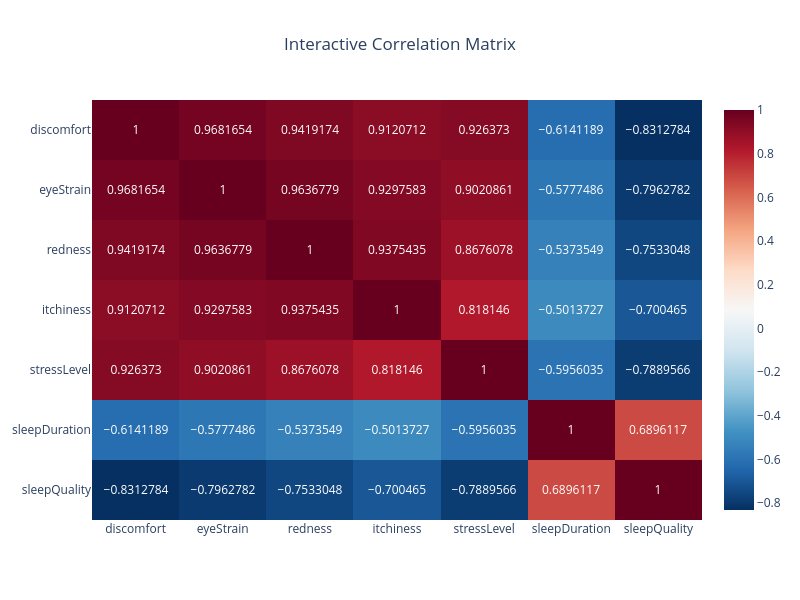
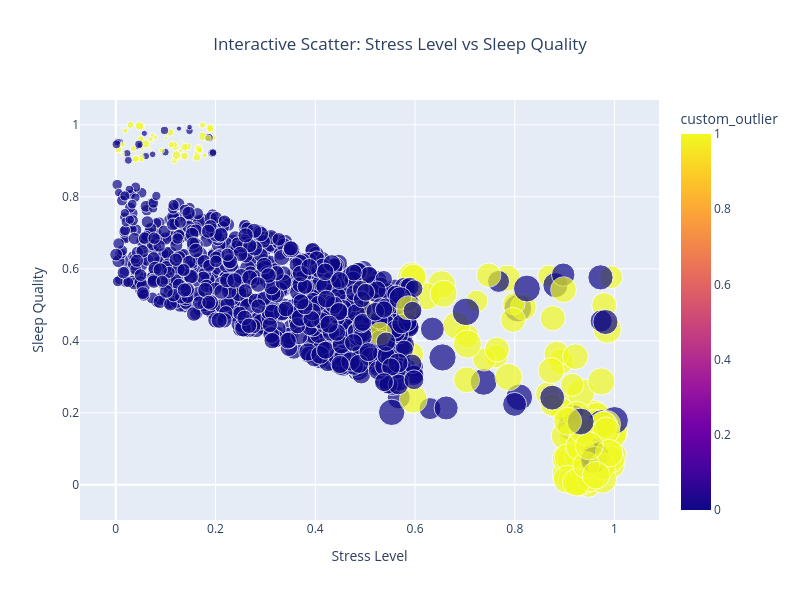
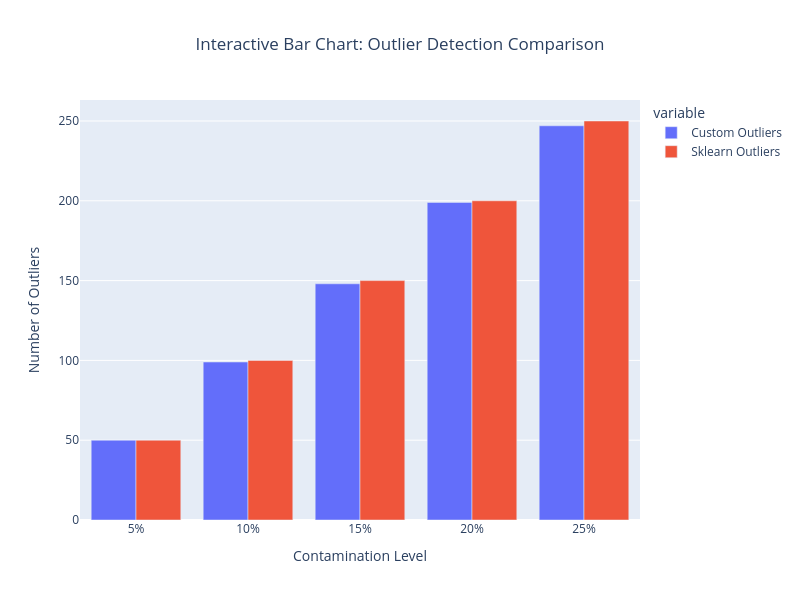

Source (notebook cell) for these figures, in order:
### Code cell
# 6. INTERACTIVE PLOTLY VISUALIZATIONS
print(" Creating Interactive Plotly Visualizations...")

# Create interactive correlation matrix
fig_corr = px.imshow(correlation_matrix, 
                     text_auto=True, 
                     aspect="auto",
                     title="Interactive Correlation Matrix",
                     color_continuous_scale='RdBu_r')

fig_corr.update_layout(
    width=800,
    height=600,
    title_x=0.5,
    font=dict(size=12)
)

fig_corr.show()

# Create interactive scatter plot: Stress Level vs Sleep Quality
fig_scatter = px.scatter(df, 
                        x='stressLevel', 
                        y='sleepQuality',
                        color='custom_outlier',
                        size='discomfort',
                        hover_data=['id', 'eyeStrain', 'smartDeviceBeforeBed'],
                        title='Interactive Scatter: Stress Level vs Sleep Quality',
                        labels={'stressLevel': 'Stress Level', 'sleepQuality': 'Sleep Quality'},
                        color_discrete_map={0: 'blue', 1: 'red'})

fig_scatter.update_layout(
    width=800,
    height=600,
    title_x=0.5
)

fig_scatter.show()

# Create interactive bar chart for contamination levels
contamination_df = pd.DataFrame([
    {'Contamination': f'{cont:.0%}', 'Custom Outliers': results[cont]['custom_outliers'], 
     'Sklearn Outliers': results[cont]['sklearn_outliers']}
    for cont in contamination_levels
])

fig_bar = px.bar(contamination_df, 
                 x='Contamination', 
                 y=['Custom Outliers', 'Sklearn Outliers'],
                 title='Interactive Bar Chart: Outlier Detection Comparison',
                 barmode='group')

fig_bar.update_layout(
    width=800,
    height=600,
    title_x=0.5,
    xaxis_title='Contamination Level',
    yaxis_title='Number of Outliers'
)

fig_bar.show()

print("Interactive Plotly visualizations created successfully!")

### Figure 1 — Plotly figure (JSON) as saved in the notebook; plotly's stock layout.template omitted (floating-point values rounded to 4 significant figures)
{"data": [{"coloraxis": "coloraxis", "hovertemplate": "x: %{x}<br>y: %{y}<br>color: %{z}<extra></extra>", "name": "0", "texttemplate": "%{z}", "type": "heatmap", "x": ["discomfort", "eyeStrain", "redness", "itchiness", "stressLevel", "sleepDuration", "sleepQuality"], "xaxis": "x", "y": ["discomfort", "eyeStrain", "redness", "itchiness", "stressLevel", "sleepDuration", "sleepQuality"], "yaxis": "y", "z": [[1.0, 0.9682, 0.9419, 0.9121, 0.9264, -0.6141, -0.8313], [0.9682, 1.0, 0.9637, 0.9298, 0.9021, -0.5777, -0.7963], [0.9419, 0.9637, 1.0, 0.9375, 0.8676, -0.5374, -0.7533], [0.9121, 0.9298, 0.9375, 1.0, 0.8181, -0.5014, -0.7005], [0.9264, 0.9021, 0.8676, 0.8181, 1.0, -0.5956, -0.789], [-0.6141, -0.5777, -0.5374, -0.5014, -0.5956, 1.0, 0.6896], [-0.8313, -0.7963, -0.7533, -0.7005, -0.789, 0.6896, 1.0]]}], "layout": {"coloraxis": {"colorscale": [[0, "rgb(5,48,97)"], [0.1, "rgb(33,102,172)"], [0.2, "rgb(67,147,195)"], [0.3, "rgb(146,197,222)"], [0.4, "rgb(209,229,240)"], [0.5, "rgb(247,247,247)"], [0.6, "rgb(253,219,199)"], [0.7, "rgb(244,165,130)"], [0.8, "rgb(214,96,77)"], [0.9, "rgb(178,24,43)"], [1, "rgb(103,0,31)"]]}, "font": {"size": 12}, "height": 600, "title": {"text": "Interactive Correlation Matrix", "x": 0.5}, "width": 800, "xaxis": {"anchor": "y", "domain": [0, 1]}, "yaxis": {"anchor": "x", "autorange": "reversed", "domain": [0, 1]}}}

### Figure 2 — Plotly figure (JSON) as saved in the notebook; plotly's stock layout.template omitted (floating-point values rounded to 4 significant figures; data arrays with more than 128 entries replaced by an {"elided": "..."} marker saying what was removed)
{"data": [{"customdata": {"elided": "1000x3 mixed values"}, "hovertemplate": "Stress Level=%{x}<br>Sleep Quality=%{y}<br>discomfort=%{marker.size}<br>id=%{customdata[0]}<br>eyeStrain=%{customdata[1]}<br>smartDeviceBeforeBed=%{customdata[2]}<br>custom_outlier=%{marker.color}<extra></extra>", "legendgroup": "", "marker": {"color": {"elided": "1000 int values"}, "coloraxis": "coloraxis", "size": {"elided": "1000 float values"}, "sizemode": "area", "sizeref": 0.002498, "symbol": "circle"}, "mode": "markers", "name": "", "orientation": "v", "showlegend": false, "type": "scatter", "x": {"elided": "1000 float values"}, "xaxis": "x", "y": {"elided": "1000 float values"}, "yaxis": "y"}], "layout": {"coloraxis": {"colorbar": {"title": {"text": "custom_outlier"}}, "colorscale": [[0, "#0d0887"], [0.1111, "#46039f"], [0.2222, "#7201a8"], [0.3333, "#9c179e"], [0.4444, "#bd3786"], [0.5556, "#d8576b"], [0.6667, "#ed7953"], [0.7778, "#fb9f3a"], [0.8889, "#fdca26"], [1, "#f0f921"]]}, "height": 600, "legend": {"itemsizing": "constant", "tracegroupgap": 0}, "title": {"text": "Interactive Scatter: Stress Level vs Sleep Quality", "x": 0.5}, "width": 800, "xaxis": {"anchor": "y", "domain": [0, 1], "title": {"text": "Stress Level"}}, "yaxis": {"anchor": "x", "domain": [0, 1], "title": {"text": "Sleep Quality"}}}}

### Figure 3 — Plotly figure (JSON) as saved in the notebook; plotly's stock layout.template omitted (floating-point values rounded to 4 significant figures)
{"data": [{"alignmentgroup": "True", "hovertemplate": "variable=Custom Outliers<br>Contamination=%{x}<br>value=%{y}<extra></extra>", "legendgroup": "Custom Outliers", "marker": {"color": "#636efa", "pattern": {"shape": ""}}, "name": "Custom Outliers", "offsetgroup": "Custom Outliers", "orientation": "v", "showlegend": true, "textposition": "auto", "type": "bar", "x": ["5%", "10%", "15%", "20%", "25%"], "xaxis": "x", "y": [50, 99, 148, 199, 247], "yaxis": "y"}, {"alignmentgroup": "True", "hovertemplate": "variable=Sklearn Outliers<br>Contamination=%{x}<br>value=%{y}<extra></extra>", "legendgroup": "Sklearn Outliers", "marker": {"color": "#EF553B", "pattern": {"shape": ""}}, "name": "Sklearn Outliers", "offsetgroup": "Sklearn Outliers", "orientation": "v", "showlegend": true, "textposition": "auto", "type": "bar", "x": ["5%", "10%", "15%", "20%", "25%"], "xaxis": "x", "y": [50, 100, 150, 200, 250], "yaxis": "y"}], "layout": {"barmode": "group", "height": 600, "legend": {"title": {"text": "variable"}, "tracegroupgap": 0}, "title": {"text": "Interactive Bar Chart: Outlier Detection Comparison", "x": 0.5}, "width": 800, "xaxis": {"anchor": "y", "domain": [0, 1], "title": {"text": "Contamination Level"}}, "yaxis": {"anchor": "x", "domain": [0, 1], "title": {"text": "Number of Outliers"}}}}
